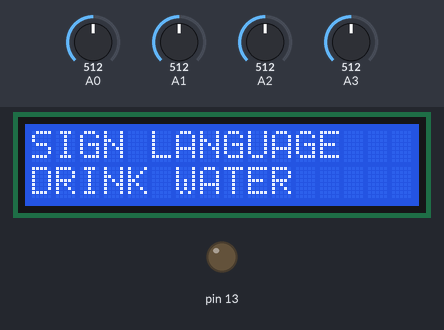
The sketch below on a simulated Arduino Uno, built with avr-gcc and run on an emulated ATmega328P. Shown: 16×2 character LCD, output pins drawn as LEDs (lit = HIGH). The inputs (shaded band) are chosen by the test bench; at power-on: A0 = 512, A1 = 512, A2 = 512, A3 = 512. What the sketch prints to the serial monitor is not drawn.

Above: at 1.2 s.
1.3 s: A0 set to 871
2.8 s: A0 set to 895
At 4.3 s:
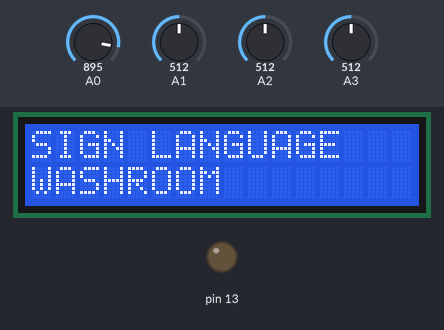
4.7 s: A1 set to 701
6.2 s: A1 set to 728
At 7.2 s:
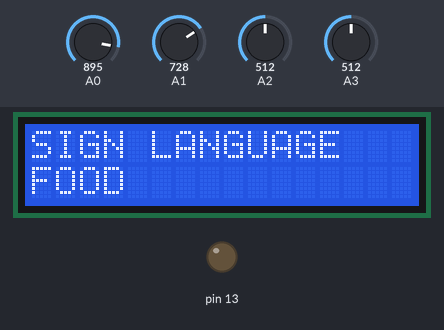
7.9 s: A2 set to 712
9.4 s: A2 set to 739
At 10.6 s:
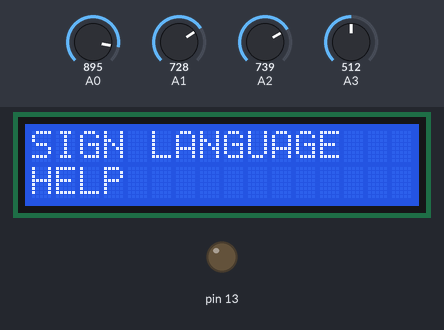
Timing chart, 0 to 12.0 s (numbered marks = the images above; inputs shaded):
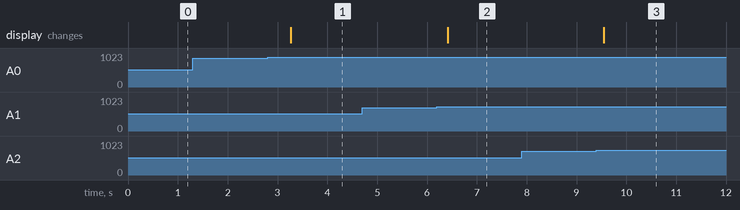

The sketch:

Code.ino
```cpp
#include <Wire.h>
#include <LiquidCrystal_I2C.h>
LiquidCrystal_I2C lcd(0x27, 16, 2);
const int THRESHOLD_S1 = 880;
const int THRESHOLD_S2 = 720;
const int THRESHOLD_S3 = 730;
const int THRESHOLD_S4 = 750;
void setup() {
  Serial.begin(9600);
  lcd.init();
  lcd.backlight();
  lcd.setCursor(0, 0);
  lcd.print("SIGN LANGUAGE");
  pinMode(13, OUTPUT);
}
void loop() {
  int s1 = analogRead(A0);
  int s2 = analogRead(A1);
  int s3 = analogRead(A2);
  int s4 = analogRead(A3);
  Serial.print("S1: "); Serial.println(s1);
  Serial.print("S2: "); Serial.println(s2);
  Serial.print("S3: "); Serial.println(s3);
  Serial.print("S4: "); Serial.println(s4);
  if (s1 < THRESHOLD_S1) {
    lcd.setCursor(0, 1);
    lcd.print("                ");
    lcd.setCursor(0, 1);
    lcd.print("DRINK WATER");
    Serial.println("DRINK WATER");
  }
  else if (s2 < THRESHOLD_S2) {
    lcd.setCursor(0, 1);
    lcd.print("                ");
    lcd.setCursor(0, 1);
    lcd.print("WASHROOM");
    Serial.println("WASHROOM");
  }
  else if (s3 < THRESHOLD_S3) {
    lcd.setCursor(0, 1);
    lcd.print("                ");
    lcd.setCursor(0, 1);
    lcd.print("FOOD");
    Serial.println("FOOD");
  }
  else if (s4 < THRESHOLD_S4) {
    lcd.setCursor(0, 1);
    lcd.print("                ");
    lcd.setCursor(0, 1);
    lcd.print("HELP");
    Serial.println("HELP");
  }
  else {
    lcd.setCursor(0, 1);
    lcd.print("                ");
    lcd.setCursor(0, 1);
    lcd.print("NOTHING");
  }
  delay(500);
}
```

Measured:
- the behaviour switches between 879 and 880 on A0 (found by bisection; images 0 and 1)
- the behaviour switches between 719 and 720 on A1 (found by bisection; images 1 and 2)
- the behaviour switches between 729 and 730 on A2 (found by bisection; images 2 and 3)
- after the input at 1.3 s, every drawn part: stays the same
- after the input at 2.8 s, the display: changes after 0.47 s (image 1)
- after the input at 4.7 s, every drawn part: stays the same
- after the input at 6.2 s, the display: changes after 0.22 s (image 2)
- after the input at 7.9 s, every drawn part: stays the same
- after the input at 9.4 s, the display: changes after 0.14 s (image 3)
